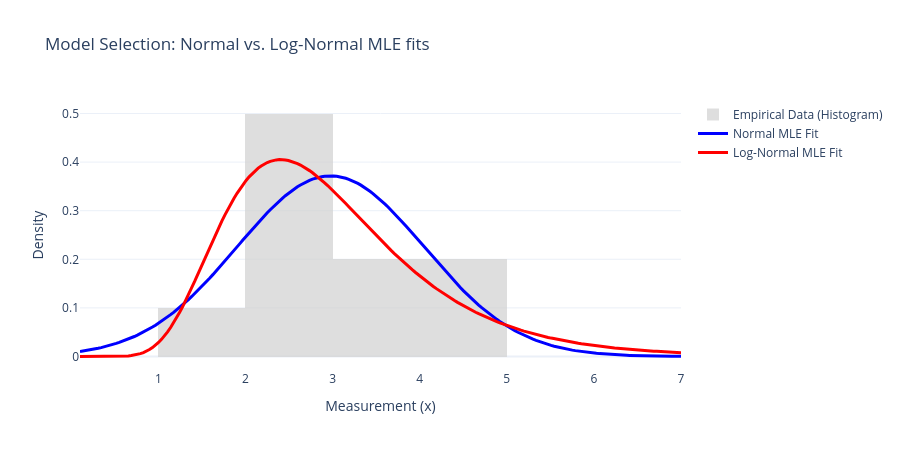

Write notebook code for a chart like this one.
### Markdown cell above
---
## Task 3: Evaluating Distribution Hypotheses (Recreating Example 5.6)

In your textbook's **Example 5.6**, we have 10 data points:
$$x = [3.09, 4.95, 4.73, 1.21, 2.27, 2.71, 2.7, 3.03, 2.97, 2.1]$$

We want to fit two different candidate models using MLE:
1. **Normal Distribution Model ($\mathcal{N}(\mu, \sigma^2)$):**
   * **Note:** The derivative of the Gaussian Likelihood function yields the standard sample mean $\hat{\mu} = \bar{x}$, but the standard deviation estimate is **biased** (using $n$ in the denominator instead of $n-1$):
     $$\hat{\sigma}^2 = \frac{1}{n} \sum_{i=1}^{n} (x^i - \hat{\mu})^2$$
2. **Log-Normal Distribution Model:**
   * Calculated by taking $y = \ln x$, fitting a standard Normal distribution to $y$, and mapping the parameters back.

**Your Goal:**
Calculate the MLE parameters for both Normal and Log-Normal models using standard estimators, plot the fitted PDF curves over the dataset's normalized histogram, and determine which model represents the true distribution.

### Code cell
import numpy as np
import plotly.graph_objects as go
import scipy.stats as stats

x = np.array([3.09, 4.95, 4.73, 1.21, 2.27, 2.71, 2.7, 3.03, 2.97, 2.1])

# 1. Normal MLE (Biased standard deviation estimator)
mu_norm = np.mean(x)
sigma_norm = np.std(x, ddof=0)  # ddof=0 gives the 1/n standard deviation divisor

# 2. Log-Normal MLE via log transformation
y = np.log(x)
mu_log = np.mean(y)
sigma_log = np.std(y, ddof=0)

print("--- Task 3 Fit Parameters ---")
print(f"Normal Fit:    mu = {mu_norm:.3f}, sigma = {sigma_norm:.3f}")
print(f"Lognormal Fit: mu = {mu_log:.3f}, sigma = {sigma_log:.3f}")

# 3. Generating Plot
x_plot = np.linspace(0.1, 7.0, 200)
pdf_norm = stats.norm.pdf(x_plot, loc=mu_norm, scale=sigma_norm)
pdf_lognorm = stats.lognorm.pdf(x_plot, s=sigma_log, scale=np.exp(mu_log))

fig = go.Figure()
# Density Histogram
fig.add_trace(
    go.Histogram(
        x=x,
        histnorm="probability density",
        name="Empirical Data (Histogram)",
        nbinsx=6,
        marker_color="lightgray",
        opacity=0.75,
    )
)
# Normal Fit line
fig.add_trace(
    go.Scatter(
        x=x_plot,
        y=pdf_norm,
        mode="lines",
        name="Normal MLE Fit",
        line=dict(color="blue", width=3),
    )
)
# Log-Normal Fit line
fig.add_trace(
    go.Scatter(
        x=x_plot,
        y=pdf_lognorm,
        mode="lines",
        name="Log-Normal MLE Fit",
        line=dict(color="red", width=3),
    )
)

fig.update_layout(
    title="Model Selection: Normal vs. Log-Normal MLE fits",
    xaxis_title="Measurement (x)",
    yaxis_title="Density",
    template="plotly_white",
    height=450,
)
fig.show()

### Figure 1 — Plotly figure (JSON) as saved in the notebook; plotly's stock layout.template omitted (floating-point values rounded to 4 significant figures; data arrays with more than 128 entries replaced by an {"elided": "..."} marker saying what was removed)
{"data": [{"histnorm": "probability density", "marker": {"color": "lightgray"}, "name": "Empirical Data (Histogram)", "nbinsx": 6, "opacity": 0.75, "type": "histogram", "x": [3.09, 4.95, 4.73, 1.21, 2.27, 2.71, 2.7, 3.03, 2.97, 2.1]}, {"line": {"color": "blue", "width": 3}, "mode": "lines", "name": "Normal MLE Fit", "type": "scatter", "x": {"elided": "200 float values"}, "y": {"elided": "200 float values"}}, {"line": {"color": "red", "width": 3}, "mode": "lines", "name": "Log-Normal MLE Fit", "type": "scatter", "x": {"elided": "200 float values"}, "y": {"elided": "200 float values"}}], "layout": {"height": 450, "title": {"text": "Model Selection: Normal vs. Log-Normal MLE fits"}, "xaxis": {"title": {"text": "Measurement (x)"}}, "yaxis": {"title": {"text": "Density"}}}}
